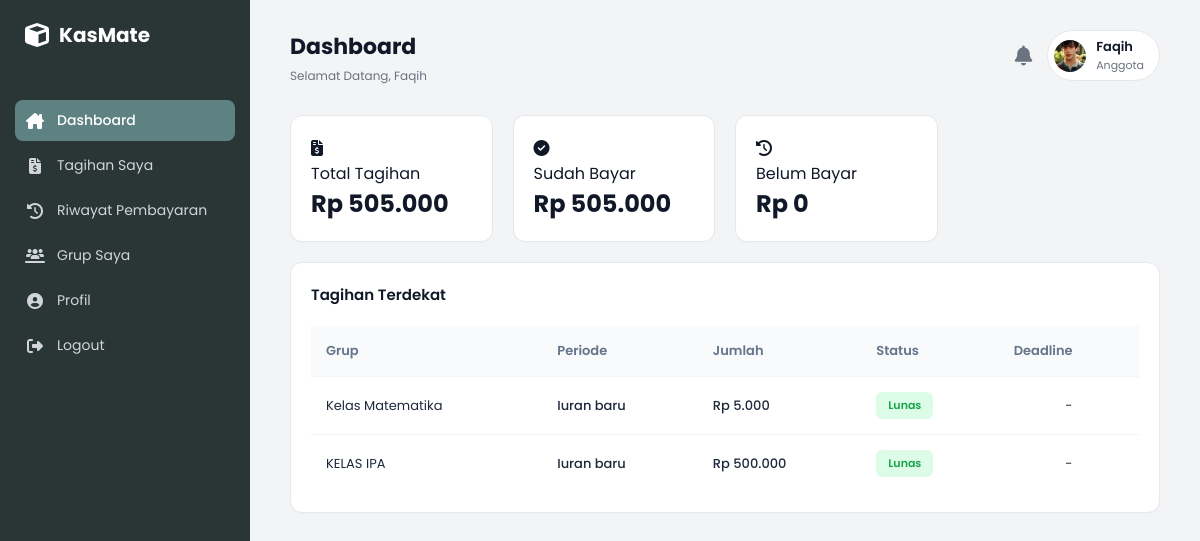
Screenshot of /app/controller/user/DashboardUserController.php (signed in) with the database file from the repository.
### tables this page shows
CREATE TABLE `users` (
  `id_user` int NOT NULL,
  `nama` varchar(100) DEFAULT NULL,
  `email` varchar(100) DEFAULT NULL,
  `password` varchar(255) DEFAULT NULL,
  `role` enum('admin','bendahara','user') DEFAULT NULL
);

CREATE TABLE `iuran` (
  `id_iuran` int NOT NULL,
  `id_grup` int DEFAULT NULL,
  `nama_iuran` varchar(100) DEFAULT NULL,
  `nominal` int DEFAULT NULL
);

CREATE TABLE `grup` (
  `id_grup` int NOT NULL,
  `nama_grup` varchar(100) DEFAULT NULL,
  `deskripsi` text,
  `id_bendahara` int DEFAULT NULL
);

### app/controller/user/DashboardUserController.php (called while the page is built, shortened)
<?php
require_once '../../../config/auth_check.php';
$id_user = $_SESSION['id_user'];
$nama_user = $user_login['nama'] ?? 'User';
$query_total = mysqli_query($conn, "
    SELECT SUM(i.nominal) AS total
    FROM iuran i
    JOIN grup_anggota ga ON i.id_grup = ga.id_grup
    WHERE ga.id_user = $id_user
");
$total_tagihan = mysqli_fetch_assoc($query_total)['total'] ?? 0;
$query_lunas = mysqli_query($conn, "
    SELECT SUM(i.nominal) AS total
    FROM pembayaran p
    JOIN iuran i ON p.id_iuran = i.id_iuran
    WHERE p.id_user = $id_user AND p.status = 'Lunas'
");
$sudah_bayar = mysqli_fetch_assoc($query_lunas)['total'] ?? 0;
$belum_bayar = $total_tagihan - $sudah_bayar;
$query_tagihan = mysqli_query($conn, "
    SELECT g.nama_grup, i.nama_iuran, i.nominal,
    COALESCE(p.status, 'Belum Lunas') AS status_bayar
    FROM iuran i
    JOIN grup g ON i.id_grup = g.id_grup
    JOIN grup_anggota ga ON g.id_grup = ga.id_grup
    LEFT JOIN pembayaran p
        ON i.id_iuran = p.id_iuran AND p.id_user = ga.id_user
    WHERE ga.id_user = $id_user
    LIMIT 4
");
$tagihan_list = [];
if ($query_tagihan) {
    while ($row = mysqli_fetch_assoc($query_tagihan)) {
        $tagihan_list[] = $row;
    }
}
require_once '../../view/user/dashboard-user.php';
?>

### config/auth_check.php (called while the page is built, shortened)
<?php
require_once __DIR__ . '/database.php';
$id_user_login = $_SESSION['id_user'];
$query_user_login = "SELECT * FROM users WHERE id_user = $id_user_login";
$result_user_login = mysqli_query($conn, $query_user_login);
$user_login = mysqli_fetch_assoc($result_user_login);
?>

### app/view/user/dashboard-user.php (the view, shortened to what this page needs)
<!DOCTYPE html>
<html lang="en">
<head>
    <link rel="stylesheet" href="https://cdnjs.cloudflare.com/ajax/libs/font-awesome/6.4.0/css/all.min.css">
    <link rel="stylesheet" href="../../../public/assets/css/style.css">
</head>
<body>
<div class="dashboard-layout">
    <aside class="sidebar">
    <div class="logo">
        <i class="fa-solid fa-cube"></i>
        <span>KasMate</span>
    </div>
    <div class="menu-section">
        <a href="../../controller/user/DashboardUserController.php" class="menu-item <?= basename($_SERVER['PHP_SELF']) == 'DashboardUserController.php' ? 'active' : '' ?>">
            <i class="fa-solid fa-house-chimney"></i> Dashboard
        </a>
        <a href="../../controller/user/TagihanUserController.php" class="menu-item <?= basename($_SERVER['PHP_SELF']) == 'TagihanUserController.php' ? 'active' : '' ?>">
            <i class="fa-solid fa-file-invoice-dollar"></i> Tagihan Saya
        </a>
        <a href="../../controller/user/RiwayatUserController.php" class="menu-item <?= basename($_SERVER['PHP_SELF']) == 'RiwayatUserController.php' ? 'active' : '' ?>">
            <i class="fa-solid fa-clock-rotate-left"></i> Riwayat Pembayaran
        </a>
        <a href="../../controller/user/GrupUserController.php" class="menu-item <?= basename($_SERVER['PHP_SELF']) == 'GrupUserController.php' ? 'active' : '' ?>">
            <i class="fa-solid fa-users-line"></i> Grup Saya
        </a>
        <a href="../../controller/user/ProfilUserController.php" class="menu-item <?= basename($_SERVER['PHP_SELF']) == 'ProfilUserController.php' ? 'active' : '' ?>">
            <i class="fa-solid fa-circle-user"></i> Profil
        </a>
        <a href="../../controller/auth/LogoutController.php" class="menu-item">
    <i class="fa-solid fa-right-from-bracket"></i> Logout
</a>
    </div>
</aside>
    <main class="main-content">
        <header class="topbar">
            <div class="header-text">
                <h1>Dashboard</h1>
                <p class="subtitle">Selamat Datang, <?= htmlspecialchars($nama_user) ?></p>
            </div>
            <div class="header-right">
                <button class="btn-notification">
                    <i class="fa-solid fa-bell"></i>
                </button>
                <div class="user-profile">
                    <img src="../../../public/assets/image/user_pict.jpg">
                    <div class="user-info">
                        <span class="user-name"><?= htmlspecialchars($nama_user) ?></span>
                        <span class="user-role">Anggota</span>
                    </div>
                </div>
            </div>
        </header>
        <section class="overview-cards">
            <div class="card stat-card">
                <div><i class="fa-solid fa-file-invoice-dollar"></i></div>
                <div>
                    <p>Total Tagihan</p>
                    <h2>Rp <?php echo number_format($total_tagihan, 0, ',', '.'); ?></h2>
                </div>
            </div>
            <div class="card stat-card">
                <div><i class="fa-solid fa-circle-check"></i></div>
                <div>
                    <p>Sudah Bayar</p>
                    <h2>Rp <?php echo number_format($sudah_bayar, 0, ',', '.'); ?></h2>
                </div>
            </div>
            <div class="card stat-card">
                <div><i class="fa-solid fa-clock-rotate-left"></i></div>
                <div>
                    <p>Belum Bayar</p>
                    <h2>Rp <?php echo number_format($belum_bayar, 0, ',', '.'); ?></h2>
                </div>
            </div>
        </section>
        <section class="card table-card">
            <h3 class="card-title">Tagihan Terdekat</h3>
            <table class="data-table">
                <thead>
                    <tr>
                        <th>Grup</th>
                        <th>Periode</th>
                        <th>Jumlah</th>
                        <th>Status</th>
                        <th>Deadline</th>
                    </tr>
                </thead>
                <tbody>
                    <?php foreach ($tagihan_list as $row): ?>
                        <?php $status_class = ($row['status_bayar'] == 'Lunas') ? 'badge-lunas' : 'badge-pending'; ?>
                        <tr>
                            <td><?= htmlspecialchars($row['nama_grup']) ?></td>
                            <td class="fw-500"><?= htmlspecialchars($row['nama_iuran']) ?></td>
                            <td class="fw-500">Rp <?= number_format($row['nominal'], 0, ',', '.') ?></td>
                            <td><span class="badge <?= $status_class ?>"><?= $row['status_bayar'] ?></span></td>
                            <td>-</td>
                        </tr>
                    <?php endforeach; ?>
                </tbody>
            </table>
        </section>
    </main>
</div>
</body>
</html>

### public/assets/css/style.css (style rules this page uses)
* { margin: 0; padding: 0; box-sizing: border-box; font-family: 'Poppins', sans-serif; }
body { height: 100vh; width: 100%; overflow: hidden; }
:root { --bg-main: #f3f4f6; --bg-sidebar: #2A3636; --bg-sidebar-active: #5e8282; --text-dark: #111827; --text-muted: #6b7280; --text-sidebar: #9ca3af; --border-color: #e5e7eb; --color-blue: #38bdf8; --color-yellow: #fbbf24; --color-green: #84cc16; --color-orange: #f97316; --color-red: #ef4444; }
.dashboard-layout { display: flex; height: 100vh; width: 100%; background-color: var(--bg-main); color: var(--text-dark); }
.sidebar { width: 250px; background-color: var(--bg-sidebar); color: white; display: flex; flex-direction: column; padding: 20px 15px; }
.logo { display: flex; align-items: center; gap: 10px; font-size: 20px; font-weight: 700; margin-bottom: 30px; padding-left: 10px; }
.logo i { font-size: 24px; }
.menu-section { margin-top: 20px; }
.menu-item { display: flex; align-items: center; gap: 12px; padding: 10px; color: #d1d5db; text-decoration: none; font-size: 14px; border-radius: 8px; margin-bottom: 4px; transition: 0.2s; }
.menu-item i { width: 20px; text-align: center; font-size: 16px; }
.menu-item.active { background-color: var(--bg-sidebar-active); color: white; font-weight: 500; }
.main-content { flex: 1; padding: 30px 40px; overflow-y: auto; }
.topbar { display: flex; justify-content: space-between; align-items: flex-start; margin-bottom: 30px; }
.header-text h1 { font-size: 22px; font-weight: 700; margin-bottom: 4px; }
.subtitle { font-size: 12px; color: var(--text-muted); }
.header-right { display: flex; align-items: center; gap: 15px; }
.btn-notification { background: none; border: none; font-size: 20px; color: var(--text-muted); cursor: pointer; }
.user-profile { display: flex; align-items: center; gap: 10px; background: white; padding: 6px 15px 6px 6px; border-radius: 50px; border: 1px solid var(--border-color); cursor: pointer; }
.user-profile img { width: 32px; height: 32px; border-radius: 50%; object-fit: cover; }
.user-info { display: flex; flex-direction: column; }
.user-name { font-size: 13px; font-weight: 600; }
.user-role { font-size: 11px; color: var(--text-muted); }
.card { background-color: white; border-radius: 12px; padding: 20px; border: 1px solid var(--border-color); box-shadow: 0 1px 3px rgba(0, 0, 0, 0.02); }
.card-title { font-size: 15px; font-weight: 600; margin-bottom: 20px; }
.overview-cards { display: grid; grid-template-columns: repeat(4, 1fr); gap: 20px; margin-bottom: 20px; }
table { width: 100%; border-collapse: collapse; margin-top: 10px; }
th { text-align: left; padding: 12px 10px; font-size: 12px; font-weight: 500; color: var(--text-muted); border-bottom: 1px solid var(--border-color); background-color: #f9fafb; }
th:last-child { text-align: center; }
td { padding: 15px 10px; font-size: 13px; border-bottom: 1px solid var(--border-color); }
td:last-child { text-align: center; }
tr:last-child td { border-bottom: none; }
.fw-500 { font-weight: 500; }
.badge { padding: 4px 10px; border-radius: 4px; font-size: 11px; font-weight: 600; display: inline-block; }
.badge-lunas { background-color: #dcfce7; color: #16a34a; }
.data-table { width: 100%; border-collapse: collapse; }
.data-table th { text-align: left; padding: 15px; background-color: #f8fafc; color: #64748b; font-weight: 600; font-size: 13px; border-bottom: 1px solid #f1f5f9; }
.data-table td { padding: 15px; border-bottom: 1px solid #f1f5f9; font-size: 13px; color: #1e293b; }
.badge { padding: 5px 12px; border-radius: 6px; font-size: 11px; font-weight: 600; }

### rows the page displays
users: nama "Faqih"
iuran: id_grup.nama_grup "Kelas Matematika", nama_iuran "Iuran baru", nominal "5.000", status_bayar "Lunas"
iuran: id_grup.nama_grup "KELAS IPA", nama_iuran "Iuran baru", nominal "500.000", status_bayar "Lunas"

### other values shown
$total_tagihan "505.000"
$sudah_bayar "505.000"
$belum_bayar "0"
